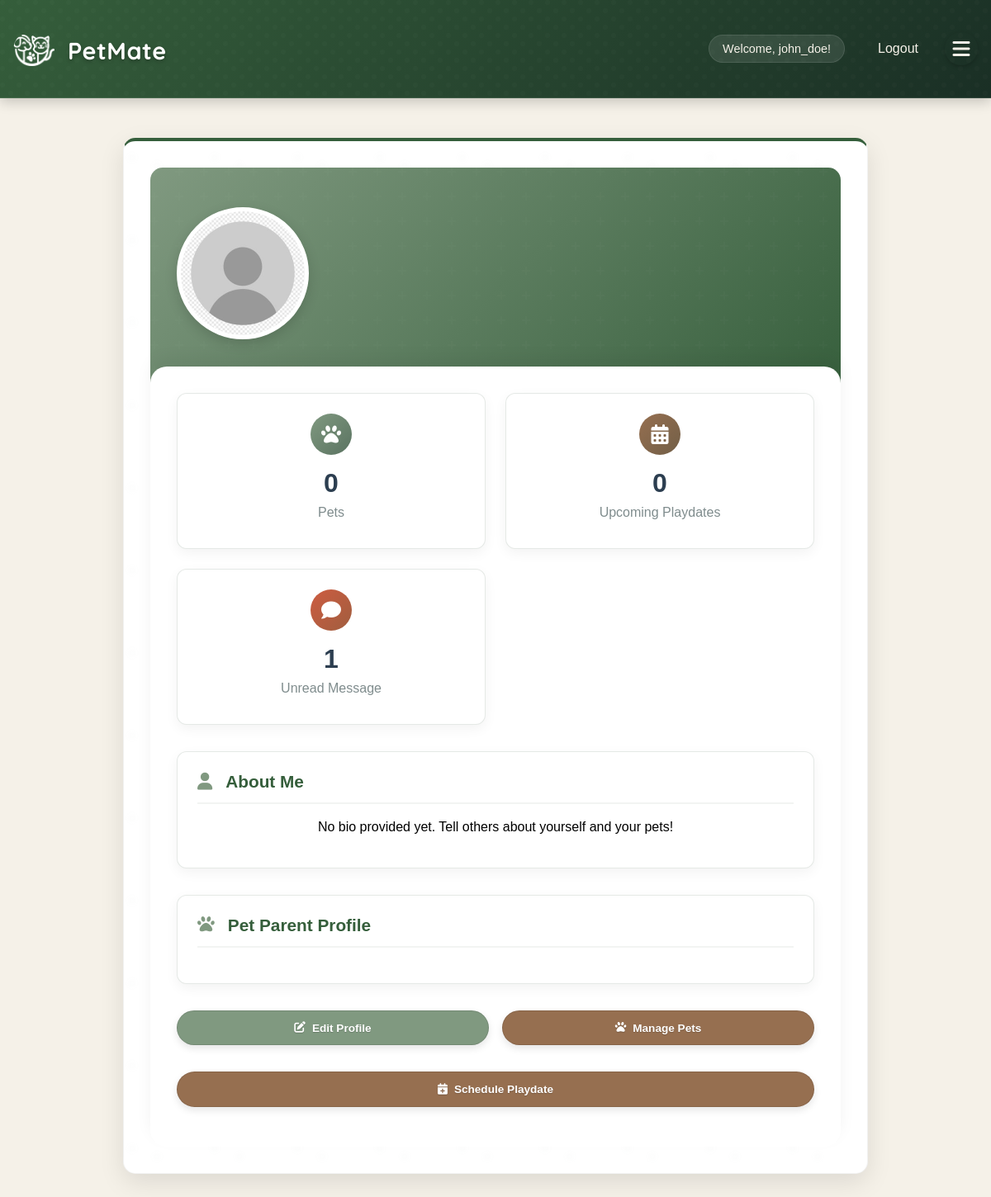
Before: /dashboard (signed in) with the older database file.
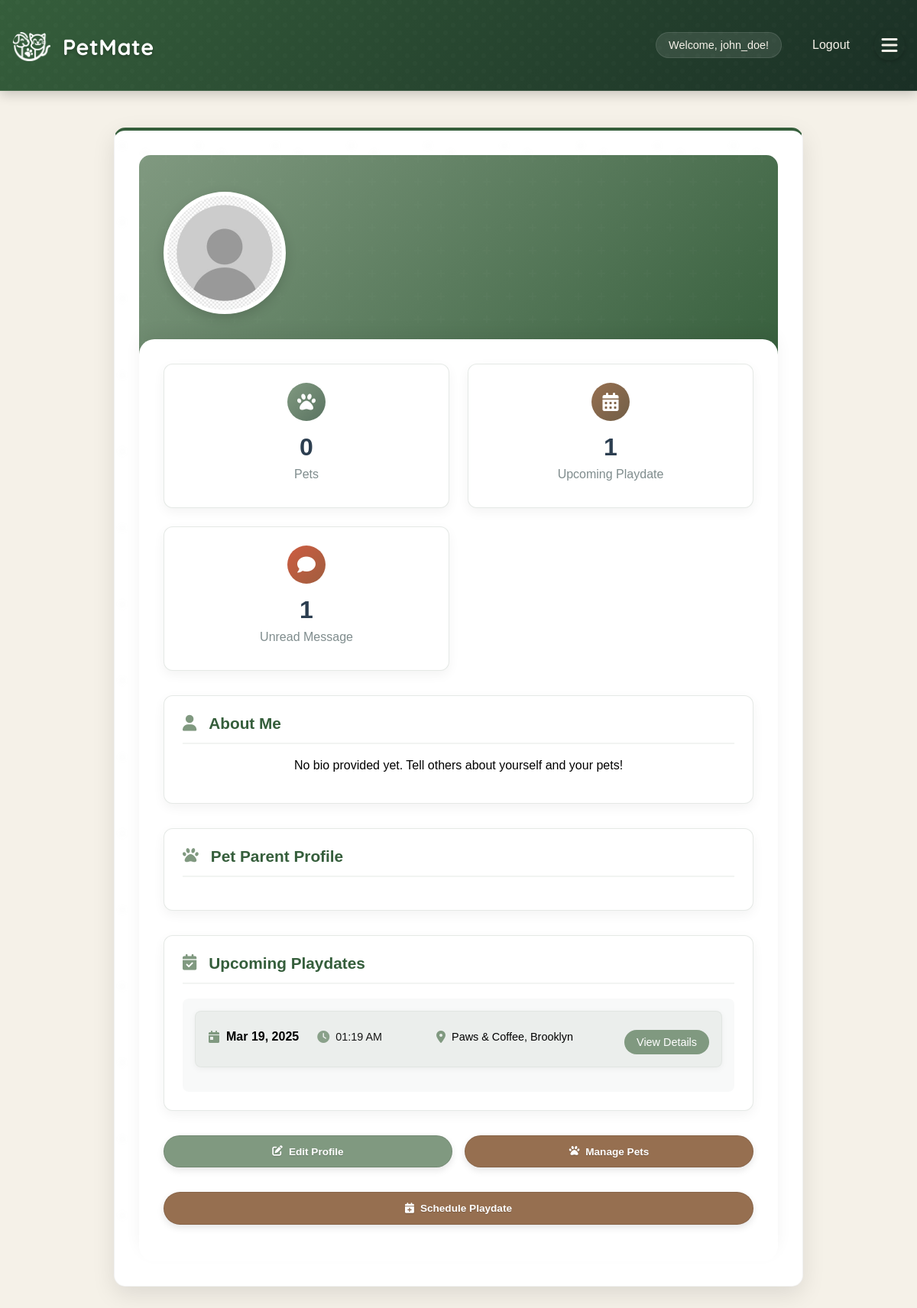
After: the same page with the newer database file.
### app/models/playdate.py (models this page shows, shortened)
class Playdate(db.Model):
    __tablename__ = 'playdates'
    id = db.Column(db.Integer, primary_key=True)
    host_id = db.Column(db.Integer, db.ForeignKey('users.id', ondelete='CASCADE'), nullable=False)
    title = db.Column(db.String(100), nullable=False)
    description = db.Column(db.Text)
    location = db.Column(db.String(200), nullable=False)
    date = db.Column(db.DateTime, nullable=False)
    duration = db.Column(db.Integer)  # Duration in minutes
    max_attendees = db.Column(db.Integer)
    status = db.Column(db.String(20), default='scheduled')  # scheduled, in_progress, completed, cancelled
    created_at = db.Column(db.DateTime, default=datetime.utcnow)
    updated_at = db.Column(db.DateTime, default=datetime.utcnow, onupdate=datetime.utcnow)
    host = db.relationship('User', foreign_keys=[host_id])
    attendees = db.relationship('User', secondary=playdate_attendees)
    pets = db.relationship('Pet', secondary=playdate_pets, backref=db.backref('playdates', lazy=True))

### app/routes/main.py (the view)
@bp.route('/dashboard')
def dashboard():
    if 'username' not in session:
        return redirect(url_for('auth.login'))
    username = session['username']
    user = User.query.filter_by(username=username).first()
    if not user:
        session.pop('username', None)
        return redirect(url_for('auth.login'))
    unread_messages = user.get_unread_message_count()
    try:
        _ = user.preferred_meetup_types
        _ = user.availability
        _ = user.pet_owner_since
        _ = user.pet_experience_level
    except Exception as e:
        print(f"Error accessing new fields: {e}")
        print("Attempting to update database schema...")
        try:
            with bp.app_context():
                op = db.session.execute("""
                    ALTER TABLE user
                    ADD COLUMN preferred_meetup_types VARCHAR(255);
                """)
                op = db.session.execute("""
                    ALTER TABLE user
                    ADD COLUMN availability VARCHAR(255);
                """)
                op = db.session.execute("""
                    ALTER TABLE user
                    ADD COLUMN pet_owner_since INTEGER;
                """)
                op = db.session.execute("""
                    ALTER TABLE user
                    ADD COLUMN pet_experience_level VARCHAR(50);
                """)
                db.session.commit()
                print("Database schema updated successfully.")
        except Exception as migration_error:
            print(f"Error updating schema: {migration_error}")
    upcoming_playdates = Playdate.query.filter(
        and_(
            Playdate.date >= datetime.now().date(),
            or_(
                Playdate.host_id == user.id,
                Playdate.pets.any(Pet.owner_id == user.id)
            )
        )
    ).order_by(Playdate.date).limit(5).all()
    user_agent = request.user_agent.string if request.user_agent else ''
    is_mobile = any(device in user_agent for device in ['Android', 'iPhone', 'iPad', 'Mobile', 'webOS'])
    mode = request.args.get('mode', None)  # Check for manual override
    return render_template(
        'mobile_dashboard.html' if is_mobile and mode != 'desktop' else 'dashboard.html',
        user=user,  # Pass the User object directly
        unread_messages=unread_messages,
        upcoming_playdates=upcoming_playdates
    )

### app/__init__.py (called while the page is built)
@login_manager.user_loader
def load_user(user_id):
    from app.models.user import User
    return User.query.get(int(user_id))

### app/models/user.py (called while the page is built)
    @property
    def is_authenticated(self):
        return True

    def get_unread_message_count(self):
        from app.models.message import Message
        return Message.query.filter_by(recipient_id=self.id, is_read=False).count()

### app/templates/dashboard.html (shortened to what this page needs)
{% extends "base.html" %}
{% block content %}
<div class="container profile-container">
    <div class="profile-card">
        <div class="profile-header">
            <div class="profile-image-container">
                {% if user.profile_picture %}
                    <img src="{{ url_for('static', filename='profile_pictures/' + user.profile_picture) }}" alt="Profile Picture" class="profile-picture">
                {% else %}
                    <img src="{{ url_for('static', filename='profile_pictures/default_user.png') }}" alt="Default Profile Picture" class="profile-picture">
                {% endif %}
            </div>
            <div class="profile-name-info">
            </div>
        </div>
        <div class="profile-body">
            <div class="dashboard-stats">
                <div class="stat-card">
                    <div class="stat-icon pets">
                        <i class="fas fa-paw"></i>
                    </div>
                    <div class="stat-number">{{ user.pets|length }}</div>
                    <div class="stat-label">Pet{{ 's' if user.pets|length != 1 }}</div>
                </div>
                <div class="stat-card">
                    <div class="stat-icon playdates">
                        <i class="fas fa-calendar-alt"></i>
                    </div>
                    <div class="stat-number">{{ upcoming_playdates|default([])|length }}</div>
                    <div class="stat-label">Upcoming Playdate{{ 's' if upcoming_playdates|default([])|length != 1 }}</div>
                </div>
                <div class="stat-card">
                    <div class="stat-icon messages">
                        <i class="fas fa-comment"></i>
                    </div>
                    <div class="stat-number">{{ unread_messages|default(0) }}</div>
                    <div class="stat-label">Unread Message{{ 's' if unread_messages|default(0) != 1 }}</div>
                </div>
            </div>
            <div class="profile-section">
                <h4><i class="fas fa-user"></i> About Me</h4>
                <p>{{ user.bio or "No bio provided yet. Tell others about yourself and your pets!" }}</p>
            </div>
            <div class="profile-section">
                <h4><i class="fas fa-paw"></i> Pet Parent Profile</h4>
            </div>
            {% if upcoming_playdates is defined and upcoming_playdates %}
            <div class="profile-section">
                <h4><i class="fas fa-calendar-check"></i> Upcoming Playdates</h4>
                <div class="upcoming-playdates">
                    {% for playdate in upcoming_playdates %}
                        <div class="playdate-item">
                            <div class="playdate-date">
                                <i class="fas fa-calendar-day"></i> {{ playdate.date.strftime('%b %d, %Y') }}
                            </div>
                            <div class="playdate-time">
                                <i class="fas fa-clock"></i> {{ playdate.date.strftime('%I:%M %p') }}
                            </div>
                            <div class="playdate-location">
                                <i class="fas fa-map-marker-alt"></i> {{ playdate.location }}
                            </div>
                            <a href="{{ url_for('playdates.view_playdate', playdate_id=playdate.id) }}" class="view-playdate-button">View Details</a>
                        </div>
                    {% endfor %}
                </div>
            </div>
            {% endif %}
            <div class="profile-actions">
                <a href="{{ url_for('main.edit_profile') }}" class="button primary">
                    <i class="fas fa-edit"></i> Edit Profile
                </a>
                <a href="{{ url_for('pets.my_pets') }}" class="button secondary">
                    <i class="fas fa-paw"></i> Manage Pets
                </a>
                <a href="{{ url_for('playdates.create_playdate') }}" class="button secondary">
                    <i class="fas fa-calendar-plus"></i> Schedule Playdate
                </a>
            </div>
        </div>
    </div>
</div>
{% endblock %}

Changed rows visible on the page:
now on this page (row edited): Playdate: date "Mar 19, 2025", date "01:19 AM", location "Paws & Coffee, Brooklyn"
Other visible differences:
{{ upcoming_playdates|default([])|length }}: "0" → "1"
{{ 's' if upcoming_playdates|default([])|length != 1 }}: "s" → (not shown)
text now shown: "Upcoming Playdates"
